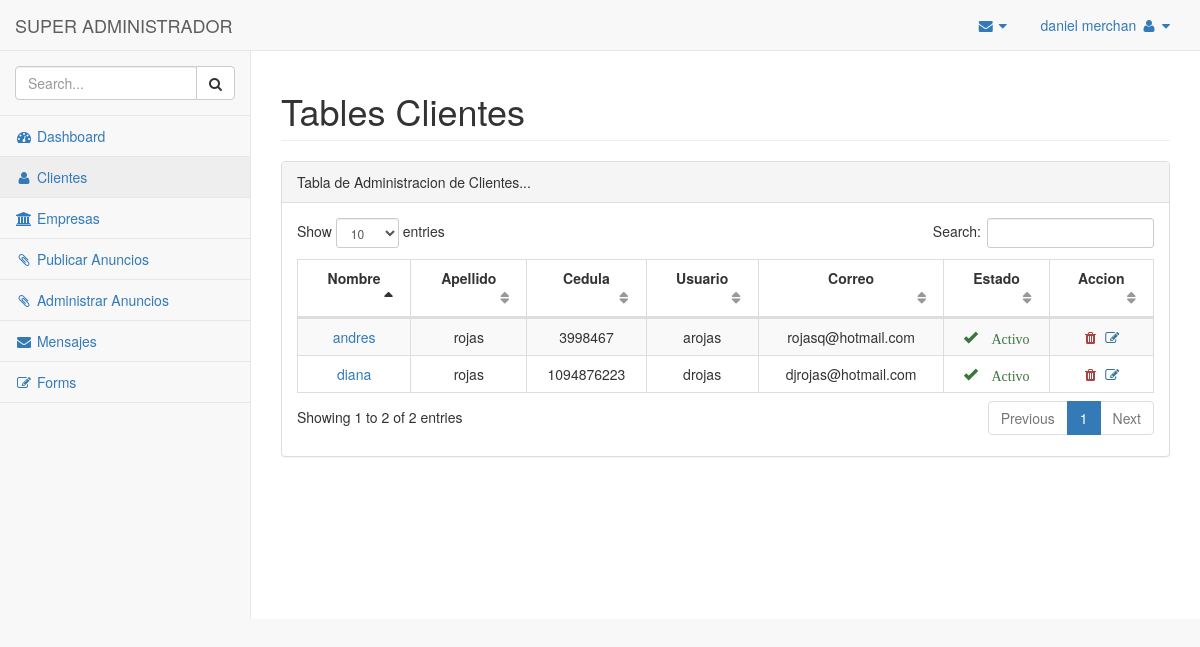
The page /admin/clientes.php (signed in) on the database as committed earlier.
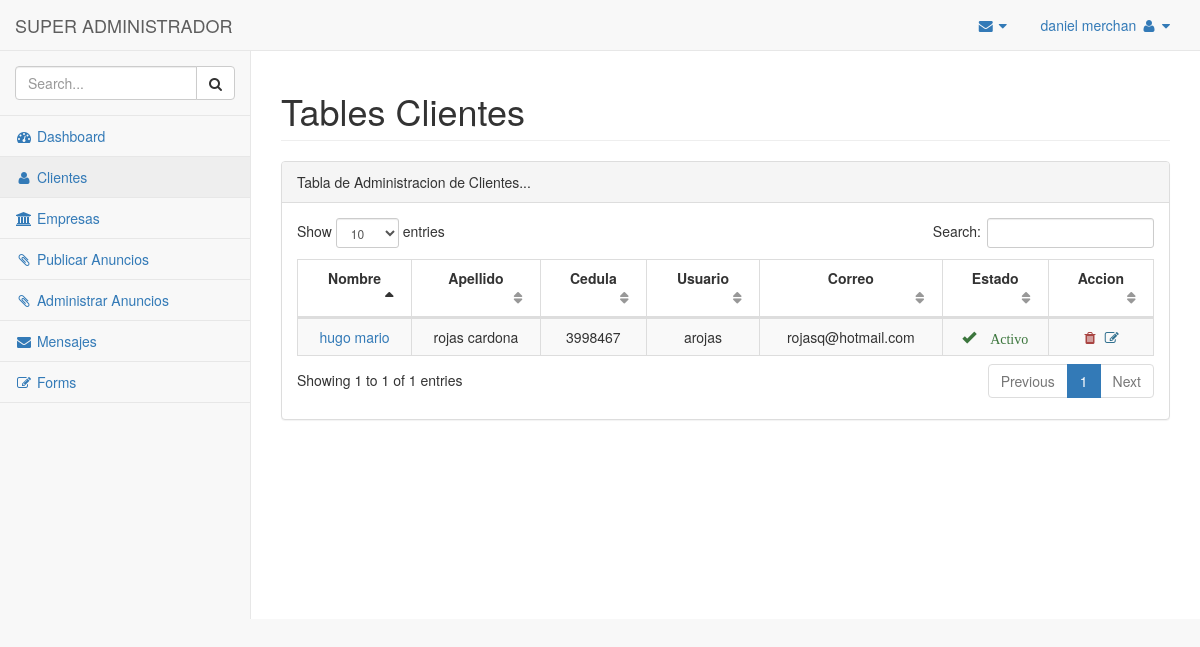
The same page on the database as committed later.
### tables this page shows
CREATE TABLE `user` (
  `user_id` int(11) NOT NULL,
  `user_nombre` varchar(70) NOT NULL,
  `user_apellido` varchar(70) NOT NULL,
  `user_cedula` varchar(15) NOT NULL,
  `user_correo` varchar(100) NOT NULL,
  `user_usuario` varchar(30) NOT NULL,
  `user_telefono` varchar(10) NOT NULL,
  `password` varchar(1200) NOT NULL,
  `user_entidad` set('empresa','cliente','pendiente','') NOT NULL DEFAULT 'pendiente',
  `user_createat` date NOT NULL,
  `user_active` tinyint(1) NOT NULL,
  `user_role` set('ROLE_USER','ROLE_ADMIN','ROLE_SUADMIN','') NOT NULL DEFAULT 'ROLE_USER',
  `user_ip` varchar(20) DEFAULT NULL
);

### admin/clientes.php (the view, shortened to what the changed rows need)
<?php
if(!isset($_SESSION["session_username"])) {
    header("location:../");
} else {
?>
<!DOCTYPE html>
<html lang="en">
<head>
    <link href="./vendor/bootstrap/css/bootstrap.min.css" rel="stylesheet">
    <link href="./vendor/metisMenu/metisMenu.min.css" rel="stylesheet">
    <link href="./vendor/datatables-plugins/dataTables.bootstrap.css" rel="stylesheet">
    <link href="./vendor/datatables-responsive/dataTables.responsive.css" rel="stylesheet">
    <link href="./dist/css/sb-admin-2.css" rel="stylesheet">
    <link href="./vendor/font-awesome/css/font-awesome.min.css" rel="stylesheet" type="text/css">
</head>
<body>
    <div id="wrapper">
        <nav class="navbar navbar-default navbar-static-top" role="navigation" style="margin-bottom: 0">
            <div class="navbar-header">
                <a class="navbar-brand" href="index.html">
                <?php if ($_SESSION['user_suadmin'] == "ROLE_SUADMIN"){
                    echo "SUPER ADMINISTRADOR";
                };?></a>
            </div>
            <ul class="nav navbar-top-links navbar-right">
                <li class="dropdown">
                    <a class="dropdown-toggle" data-toggle="dropdown" href="#">
                        <i class="fa fa-envelope fa-fw"></i> <i class="fa fa-caret-down"></i>
                    </a>
                </li>
                 <li class="dropdown">
                    <a class="dropdown-toggle" data-toggle="dropdown" href="#">
                        <?php echo $_SESSION['session_username'];?> <i class="fa fa-user fa-fw"></i> <i class="fa fa-caret-down"></i>
                    </a>
                </li>
            </ul>
            <div class="navbar-default sidebar" role="navigation">
                <div class="sidebar-nav navbar-collapse">
                    <ul class="nav" id="side-menu">
                        <li class="sidebar-search">
                            <div class="input-group custom-search-form">
                                <input type="text" class="form-control" placeholder="Search...">
                                <span class="input-group-btn">
                                <button class="btn btn-default" type="button">
                                    <i class="fa fa-search"></i>
                                </button>
                            </span>
                            </div>
                        </li>
                        <li>
                            <a href="./"><i class="fa fa-dashboard fa-fw"></i> Dashboard</a>
                        </li>
                        <li>
                            <a href="clientes.php"><i class="fa fa-user fa-fw"></i> Clientes</a>
                        </li>
                        <li>
                            <a href="empresa.php"><i class="fa fa-university fa-fw"></i> Empresas</a>
                        </li>
                        <li>
                            <a href="banner.php"><i class="fa fa-paperclip fa-fw"></i> Publicar Anuncios</a>
                        </li>
                        <li>
                            <a href="adminbanner.php"><i class="fa fa-paperclip fa-fw"></i> Administrar Anuncios</a>
                        </li>
                        <li>
                            <a href="message.php"><i class="fa fa-envelope fa-fw"></i> Mensajes</a>
                        </li>
                        <li>
                            <a href="forms.php"><i class="fa fa-edit fa-fw"></i> Forms</a>
                        </li>
                    </ul>
                </div>
            </div>
        </nav>
        <div id="page-wrapper">
            <div class="row">
                <div class="col-lg-12">
                    <h1 class="page-header">Tables Clientes</h1>
                </div>
            </div>
            <div class="row">
                <div class="col-lg-12">
                    <div class="panel panel-default">
                        <div class="panel-heading">
                            Tabla de Administracion de Clientes...
                        </div>
                        <div class="panel-body">
                            <table width="100%" class="table table-striped table-bordered table-hover" id="dataTables-example">
                                <thead>
                                    <tr>
                                        <th><center>Nombre</center></th>
                                        <th><center>Apellido</center></th>
                                        <th><center>Cedula</center></th>
                                        <th><center>Usuario</center></th>
                                        <th><center>Correo</center></th>
                                        <th><center>Estado</center></th>
                                        <th><center>Accion</center></th>
                                    </tr>
                                </thead>
                                <tbody>
                          <?php
                            require '../logica/database.php';
                            $user ="ROLE_USER";
                            $cliente = "cliente";
                            $clientes = "SELECT * FROM `user` WHERE `user_role` = '$user' AND user_entidad = '$cliente' ";
                            $re=mysqli_query($conexion, $clientes) or die (mysql_error());
                            while ($row=mysqli_fetch_array($re)){ ?>
                                    <tr >
                                        <td><center><a href="viewcliente.php?view=<?php echo $row['user_id'];?>"><?php echo $row['user_nombre'];?></a></center></td>
                                        <td><center><?php echo $row['user_apellido'];?></center></td>
                                        <td><center><?php echo $row['user_cedula'];?></center></td>
                                        <td><center><?php echo $row['user_usuario'];?></center></td>
                                        <td><center><?php echo $row['user_correo'];?></center></td>
                                        <td><center>
                                        <?php if ($row['user_active'] == 1){
                                                 echo '<span class="glyphicon glyphicon-ok text-success"> Activo</span>';
                                                } elseif ($row['user_active'] == 0){
                                                 echo '<span class="glyphicon glyphicon-time text-danger"> Pendiente</span>';
                                                };?>
                                        </center></td>
                                        <td><center> <a href="../logica/deleteCliente.php?delete=<?php echo $row['user_id'];?>"><span class="text-danger"> <i class="fa fa-trash fa-fw"></i> </span> </a>
                                                    <a href="editClientes.php?view=<?php echo $row['user_id'];?>"><span class="text-info"> <i class="fa fa-edit fa-fw"></i> </span> </a>
                                        </center></td>
                                    </tr>
                             <?php } ?>
                                </tbody>
                            </table>
                        </div>
                    </div>
                </div>
            </div>
        </div>
    </div>
</body>
</html>
<?php
}
?>

Rows that differ between the two databases and show on the page:
no longer on this page (row edited): user: user_nombre "diana", user_apellido "rojas", user_cedula "1094876223", user_usuario "drojas", user_correo "djrojas@hotmail.com", user_active "Activo"
changed user "arojas": user_nombre "andres" → "hugo mario"; user_apellido "rojas" → "rojas cardona"
Other text that changed with them:
text written by a page script: "Show entries Search: Showing 1 to 2 of 2 entries Previous 1 Next" → "Show entries Search: Showing 1 to 1 of 1 entries Previous 1 Next"
